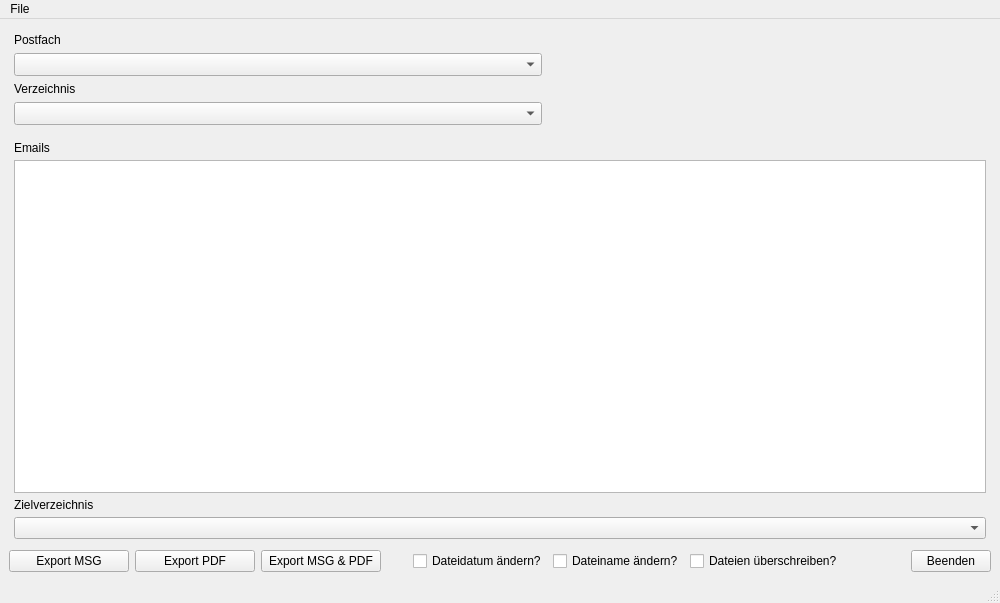
<?xml version="1.0" encoding="UTF-8"?>
<ui version="4.0">
 <class>MainWindow</class>
 <widget class="QMainWindow" name="MainWindow">
  <property name="geometry">
   <rect>
    <x>0</x>
    <y>0</y>
    <width>1000</width>
    <height>603</height>
   </rect>
  </property>
  <property name="minimumSize">
   <size>
    <width>1000</width>
    <height>600</height>
   </size>
  </property>
  <property name="windowTitle">
   <string>MainWindow</string>
  </property>
  <widget class="QWidget" name="centralwidget">
   <layout class="QGridLayout" name="gridLayout">
    <item row="2" column="1">
     <widget class="QPushButton" name="pushButton_Export_PDF">
      <property name="sizePolicy">
       <sizepolicy hsizetype="Fixed" vsizetype="Fixed">
        <horstretch>0</horstretch>
        <verstretch>0</verstretch>
       </sizepolicy>
      </property>
      <property name="minimumSize">
       <size>
        <width>120</width>
        <height>0</height>
       </size>
      </property>
      <property name="maximumSize">
       <size>
        <width>100</width>
        <height>23</height>
       </size>
      </property>
      <property name="text">
       <string>Export PDF</string>
      </property>
     </widget>
    </item>
    <item row="0" column="0" colspan="5">
     <layout class="QVBoxLayout" name="verticalLayout">
      <property name="sizeConstraint">
       <enum>QLayout::SizeConstraint::SetDefaultConstraint</enum>
      </property>
      <property name="leftMargin">
       <number>5</number>
      </property>
      <property name="topMargin">
       <number>5</number>
      </property>
      <property name="rightMargin">
       <number>5</number>
      </property>
      <property name="bottomMargin">
       <number>5</number>
      </property>
      <item>
       <widget class="QLabel" name="label_Postfach">
        <property name="text">
         <string>Postfach</string>
        </property>
       </widget>
      </item>
      <item>
       <widget class="QComboBox" name="comboBox_Postfach">
        <property name="minimumSize">
         <size>
          <width>400</width>
          <height>23</height>
         </size>
        </property>
       </widget>
      </item>
      <item>
       <widget class="QLabel" name="label_Verzeichnis">
        <property name="text">
         <string>Verzeichnis</string>
        </property>
       </widget>
      </item>
      <item>
       <widget class="QComboBox" name="comboBox_Verzeichnis">
        <property name="minimumSize">
         <size>
          <width>100</width>
          <height>23</height>
         </size>
        </property>
       </widget>
      </item>
     </layout>
    </item>
    <item row="2" column="0">
     <widget class="QPushButton" name="pushButton_Export_MSG">
      <property name="sizePolicy">
       <sizepolicy hsizetype="Fixed" vsizetype="Fixed">
        <horstretch>0</horstretch>
        <verstretch>0</verstretch>
       </sizepolicy>
      </property>
      <property name="minimumSize">
       <size>
        <width>120</width>
        <height>0</height>
       </size>
      </property>
      <property name="maximumSize">
       <size>
        <width>100</width>
        <height>23</height>
       </size>
      </property>
      <property name="text">
       <string>Export MSG</string>
      </property>
     </widget>
    </item>
    <item row="1" column="0" colspan="9">
     <layout class="QVBoxLayout" name="verticalLayout_2">
      <property name="spacing">
       <number>5</number>
      </property>
      <property name="sizeConstraint">
       <enum>QLayout::SizeConstraint::SetDefaultConstraint</enum>
      </property>
      <property name="leftMargin">
       <number>5</number>
      </property>
      <property name="topMargin">
       <number>5</number>
      </property>
      <property name="rightMargin">
       <number>5</number>
      </property>
      <property name="bottomMargin">
       <number>5</number>
      </property>
      <item>
       <widget class="QLabel" name="label_Tabelle">
        <property name="text">
         <string>Emails</string>
        </property>
       </widget>
      </item>
      <item>
       <widget class="QTableView" name="tableView_Emails"/>
      </item>
      <item>
       <widget class="QLabel" name="label_Zielverzeichnis">
        <property name="text">
         <string>Zielverzeichnis</string>
        </property>
       </widget>
      </item>
      <item>
       <widget class="QComboBox" name="comboBox_Exportziel"/>
      </item>
     </layout>
    </item>
    <item row="2" column="5">
     <widget class="QCheckBox" name="checkBox_Change_Filename">
      <property name="text">
       <string>Dateiname ändern?</string>
      </property>
     </widget>
    </item>
    <item row="2" column="3">
     <spacer name="horizontalSpacer">
      <property name="orientation">
       <enum>Qt::Orientation::Horizontal</enum>
      </property>
      <property name="sizeType">
       <enum>QSizePolicy::Policy::Fixed</enum>
      </property>
      <property name="sizeHint" stdset="0">
       <size>
        <width>20</width>
        <height>20</height>
       </size>
      </property>
     </spacer>
    </item>
    <item row="2" column="4">
     <widget class="QCheckBox" name="checkBox_Change_Filedate">
      <property name="text">
       <string>Dateidatum ändern?</string>
      </property>
     </widget>
    </item>
    <item row="2" column="7">
     <spacer name="horizontalSpacer_2">
      <property name="orientation">
       <enum>Qt::Orientation::Horizontal</enum>
      </property>
      <property name="sizeHint" stdset="0">
       <size>
        <width>20</width>
        <height>20</height>
       </size>
      </property>
     </spacer>
    </item>
    <item row="2" column="2">
     <widget class="QPushButton" name="pushButton_Export_Both">
      <property name="sizePolicy">
       <sizepolicy hsizetype="Fixed" vsizetype="Fixed">
        <horstretch>0</horstretch>
        <verstretch>0</verstretch>
       </sizepolicy>
      </property>
      <property name="minimumSize">
       <size>
        <width>120</width>
        <height>0</height>
       </size>
      </property>
      <property name="maximumSize">
       <size>
        <width>150</width>
        <height>23</height>
       </size>
      </property>
      <property name="text">
       <string>Export MSG &amp;&amp; PDF</string>
      </property>
     </widget>
    </item>
    <item row="2" column="8">
     <widget class="QPushButton" name="pushButton_Exit">
      <property name="enabled">
       <bool>true</bool>
      </property>
      <property name="maximumSize">
       <size>
        <width>100</width>
        <height>23</height>
       </size>
      </property>
      <property name="text">
       <string>Beenden</string>
      </property>
     </widget>
    </item>
    <item row="2" column="6">
     <widget class="QCheckBox" name="checkBox_Overwrite_File">
      <property name="text">
       <string>Dateien überschreiben?</string>
      </property>
     </widget>
    </item>
   </layout>
  </widget>
  <widget class="QMenuBar" name="menubar">
   <property name="geometry">
    <rect>
     <x>0</x>
     <y>0</y>
     <width>1000</width>
     <height>33</height>
    </rect>
   </property>
   <widget class="QMenu" name="menuExit">
    <property name="title">
     <string>File</string>
    </property>
    <addaction name="actionExit"/>
   </widget>
   <addaction name="menuExit"/>
  </widget>
  <widget class="QStatusBar" name="statusbar"/>
  <action name="actionExit">
   <property name="text">
    <string>Beenden</string>
   </property>
  </action>
 </widget>
 <resources/>
 <connections/>
</ui>
